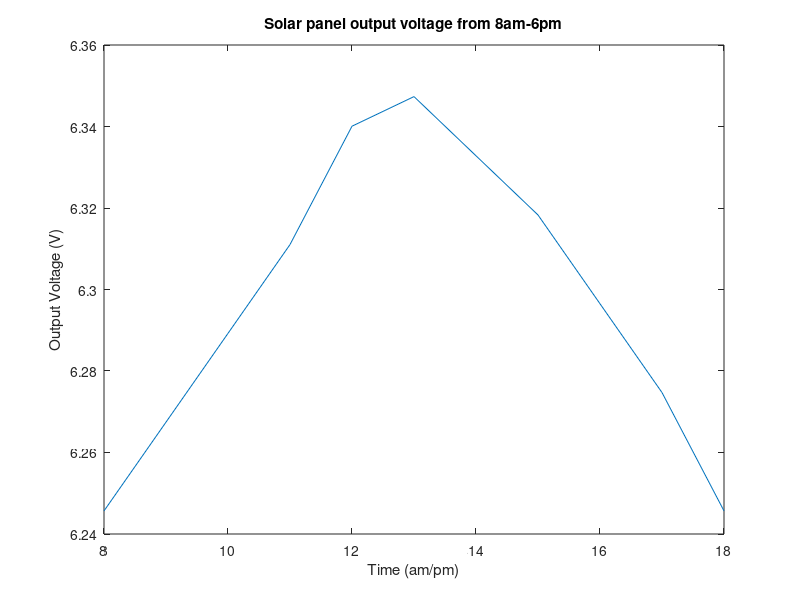

Reproduce this figure in MATLAB.
clear; clc;
%(*) for changeable values
%% Assume solar panels run 8am-6pm
T_amb_discrete = [10 13 16 19 23 24 22 20 17 14 10]; %discrete ambient temp 8am-6pm (*)
hours = 8:18;
T_nominal(1:length(T_amb_discrete)) = 25;
%% Parameters of PV module
Ns = 6; %number of cells in series (*)
Np = 5; %number of parallel cells (*)
Isc = 0.45*Np; %Short-circuit current 
Voc = 6*Ns; %Open-circuit voltage
dT = T_amb_discrete-T_nominal; %nominal and actual temp difference
Ki = 0.0032; %current coefficient 
Kv = -0.1230; %voltage coefficient
a = 1; %diode ideality constant
Vt = Ns*0.026; %thermal voltage for N cells in series
Rs = 0.012*Ns; %series internal resistance
% Rp = ((1/22.769)*Np)^(-1); %parallel internal resistance
Io = (Isc+Ki*dT)./(exp((Voc+Kv*dT)/(a*Vt))-1); %diode saturation current
% Id = Io*(exp((I*Rs+V)/0.026)-1);
%% calculate Ipv, Vpv
Ipvn = 2.8; %light-generated current at nominal condition (Go = 1000 W/m^2)
g = 0.4539; %g = G/Gn (ratio of actual irradiation and nominal irradiation)(*)
Ipv = Np*((Ipvn + Ki*dT)*g);
Vpv = Ipv*Rs;
%% calculate output I
I = Ipv-Io.*(exp(Vpv/(a*Vt))-1); 
R_fly = 1; %flywheel resistance
V = I*R_fly; %solar panel output voltage
figure(1);
plot(hours,V);
title("Solar panel output voltage from 8am-6pm");
xlabel("Time (am/pm)");
ylabel("Output Voltage (V)");